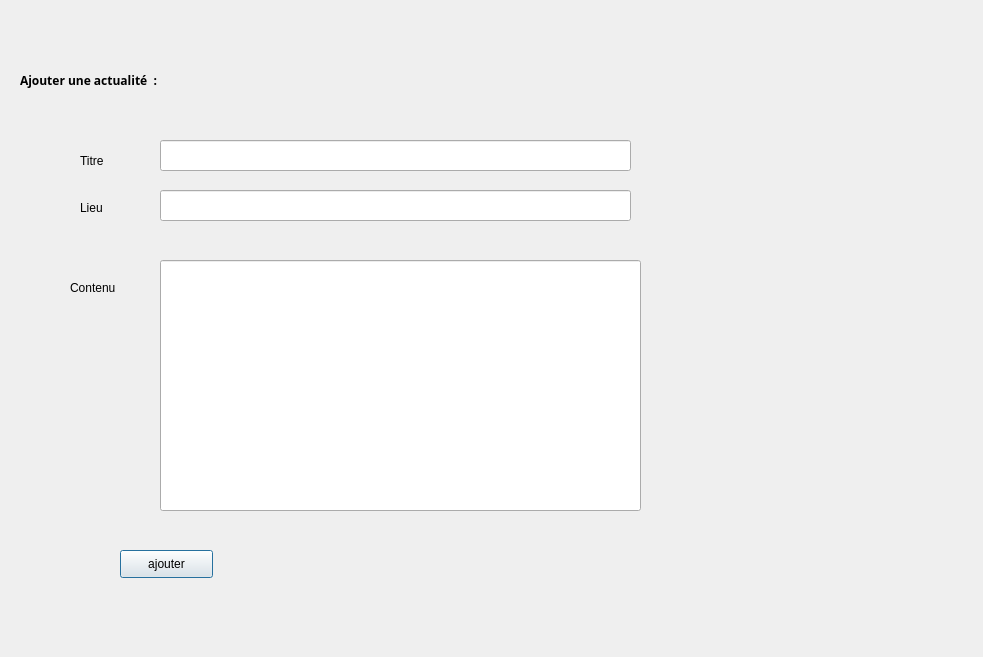
<?xml version="1.0" encoding="UTF-8"?>
<ui version="4.0">
 <class>Dialog</class>
 <widget class="QDialog" name="Dialog">
  <property name="geometry">
   <rect>
    <x>0</x>
    <y>0</y>
    <width>983</width>
    <height>657</height>
   </rect>
  </property>
  <property name="windowTitle">
   <string>Dialog</string>
  </property>
  <widget class="QStackedWidget" name="stackedWidget">
   <property name="geometry">
    <rect>
     <x>20</x>
     <y>-10</y>
     <width>931</width>
     <height>861</height>
    </rect>
   </property>
   <property name="currentIndex">
    <number>0</number>
   </property>
   <widget class="QWidget" name="page">
    <widget class="QLabel" name="label_5">
     <property name="geometry">
      <rect>
       <x>740</x>
       <y>20</y>
       <width>171</width>
       <height>141</height>
      </rect>
     </property>
     <property name="text">
      <string/>
     </property>
     <property name="pixmap">
      <pixmap>../84639679_1093221177697262_6017725296000630784_n.png</pixmap>
     </property>
     <property name="scaledContents">
      <bool>true</bool>
     </property>
    </widget>
    <widget class="QLabel" name="label">
     <property name="geometry">
      <rect>
       <x>20</x>
       <y>70</y>
       <width>55</width>
       <height>16</height>
      </rect>
     </property>
     <property name="text">
      <string/>
     </property>
    </widget>
    <widget class="QLabel" name="label_4">
     <property name="geometry">
      <rect>
       <x>50</x>
       <y>290</y>
       <width>55</width>
       <height>16</height>
      </rect>
     </property>
     <property name="text">
      <string>Contenu</string>
     </property>
    </widget>
    <widget class="QLineEdit" name="lineEdit">
     <property name="geometry">
      <rect>
       <x>140</x>
       <y>150</y>
       <width>471</width>
       <height>31</height>
      </rect>
     </property>
    </widget>
    <widget class="QLabel" name="label_2">
     <property name="geometry">
      <rect>
       <x>0</x>
       <y>60</y>
       <width>191</width>
       <height>61</height>
      </rect>
     </property>
     <property name="font">
      <font>
       <family>Arial Black</family>
       <weight>75</weight>
       <bold>true</bold>
      </font>
     </property>
     <property name="text">
      <string>Ajouter une actualité  :</string>
     </property>
    </widget>
    <widget class="QLabel" name="label_3">
     <property name="geometry">
      <rect>
       <x>60</x>
       <y>150</y>
       <width>81</width>
       <height>41</height>
      </rect>
     </property>
     <property name="text">
      <string>Titre</string>
     </property>
    </widget>
    <widget class="QLineEdit" name="lineEdit_2">
     <property name="geometry">
      <rect>
       <x>140</x>
       <y>270</y>
       <width>481</width>
       <height>251</height>
      </rect>
     </property>
    </widget>
    <widget class="QPushButton" name="pushButton_3">
     <property name="geometry">
      <rect>
       <x>100</x>
       <y>560</y>
       <width>93</width>
       <height>28</height>
      </rect>
     </property>
     <property name="text">
      <string>ajouter</string>
     </property>
    </widget>
    <widget class="QLineEdit" name="lineEdit_6">
     <property name="geometry">
      <rect>
       <x>140</x>
       <y>200</y>
       <width>471</width>
       <height>31</height>
      </rect>
     </property>
    </widget>
    <widget class="QLabel" name="label_16">
     <property name="geometry">
      <rect>
       <x>60</x>
       <y>210</y>
       <width>55</width>
       <height>16</height>
      </rect>
     </property>
     <property name="text">
      <string>Lieu</string>
     </property>
    </widget>
   </widget>
   <widget class="QWidget" name="page_2">
    <widget class="QLineEdit" name="lineEdit_3">
     <property name="geometry">
      <rect>
       <x>580</x>
       <y>240</y>
       <width>211</width>
       <height>22</height>
      </rect>
     </property>
    </widget>
    <widget class="QLabel" name="label_7">
     <property name="geometry">
      <rect>
       <x>50</x>
       <y>290</y>
       <width>55</width>
       <height>16</height>
      </rect>
     </property>
     <property name="text">
      <string>Text 1</string>
     </property>
    </widget>
    <widget class="QTableView" name="tableView_3">
     <property name="geometry">
      <rect>
       <x>120</x>
       <y>190</y>
       <width>331</width>
       <height>321</height>
      </rect>
     </property>
    </widget>
    <widget class="QLabel" name="label_6">
     <property name="geometry">
      <rect>
       <x>100</x>
       <y>85</y>
       <width>191</width>
       <height>61</height>
      </rect>
     </property>
     <property name="font">
      <font>
       <family>Arial Black</family>
       <weight>75</weight>
       <bold>true</bold>
      </font>
     </property>
     <property name="text">
      <string>Consulter les actualités :</string>
     </property>
    </widget>
    <widget class="QLabel" name="label_9">
     <property name="geometry">
      <rect>
       <x>50</x>
       <y>390</y>
       <width>55</width>
       <height>16</height>
      </rect>
     </property>
     <property name="text">
      <string>Text 3</string>
     </property>
    </widget>
    <widget class="QLabel" name="label_10">
     <property name="geometry">
      <rect>
       <x>480</x>
       <y>250</y>
       <width>55</width>
       <height>16</height>
      </rect>
     </property>
     <property name="text">
      <string>Titre :</string>
     </property>
    </widget>
    <widget class="QLabel" name="label_13">
     <property name="geometry">
      <rect>
       <x>750</x>
       <y>10</y>
       <width>171</width>
       <height>141</height>
      </rect>
     </property>
     <property name="text">
      <string/>
     </property>
     <property name="pixmap">
      <pixmap>../84639679_1093221177697262_6017725296000630784_n.png</pixmap>
     </property>
     <property name="scaledContents">
      <bool>true</bool>
     </property>
    </widget>
    <widget class="QLabel" name="label_8">
     <property name="geometry">
      <rect>
       <x>40</x>
       <y>210</y>
       <width>55</width>
       <height>16</height>
      </rect>
     </property>
     <property name="font">
      <font>
       <family>Bahnschrift SemiBold</family>
       <weight>75</weight>
       <bold>true</bold>
      </font>
     </property>
     <property name="text">
      <string>Accueil</string>
     </property>
    </widget>
    <widget class="QLabel" name="label_11">
     <property name="geometry">
      <rect>
       <x>50</x>
       <y>340</y>
       <width>55</width>
       <height>16</height>
      </rect>
     </property>
     <property name="text">
      <string>Text 2</string>
     </property>
    </widget>
    <widget class="QLabel" name="label_12">
     <property name="geometry">
      <rect>
       <x>480</x>
       <y>185</y>
       <width>71</width>
       <height>21</height>
      </rect>
     </property>
     <property name="text">
      <string>Rechercher</string>
     </property>
    </widget>
    <widget class="QPushButton" name="pushButton">
     <property name="geometry">
      <rect>
       <x>580</x>
       <y>520</y>
       <width>93</width>
       <height>28</height>
      </rect>
     </property>
     <property name="text">
      <string>Republier</string>
     </property>
    </widget>
    <widget class="QLineEdit" name="lineEdit_4">
     <property name="geometry">
      <rect>
       <x>580</x>
       <y>300</y>
       <width>221</width>
       <height>191</height>
      </rect>
     </property>
    </widget>
    <widget class="QPushButton" name="pushButton_2">
     <property name="geometry">
      <rect>
       <x>710</x>
       <y>520</y>
       <width>93</width>
       <height>28</height>
      </rect>
     </property>
     <property name="text">
      <string>Supprimer</string>
     </property>
    </widget>
    <widget class="QLineEdit" name="lineEdit_5">
     <property name="geometry">
      <rect>
       <x>580</x>
       <y>180</y>
       <width>181</width>
       <height>21</height>
      </rect>
     </property>
     <property name="text">
      <string>search </string>
     </property>
    </widget>
    <widget class="QLabel" name="label_14">
     <property name="geometry">
      <rect>
       <x>230</x>
       <y>190</y>
       <width>55</width>
       <height>16</height>
      </rect>
     </property>
     <property name="text">
      <string/>
     </property>
    </widget>
    <widget class="QLabel" name="label_15">
     <property name="geometry">
      <rect>
       <x>480</x>
       <y>370</y>
       <width>55</width>
       <height>16</height>
      </rect>
     </property>
     <property name="text">
      <string>Contenu :</string>
     </property>
    </widget>
   </widget>
  </widget>
 </widget>
 <resources/>
 <connections/>
</ui>
